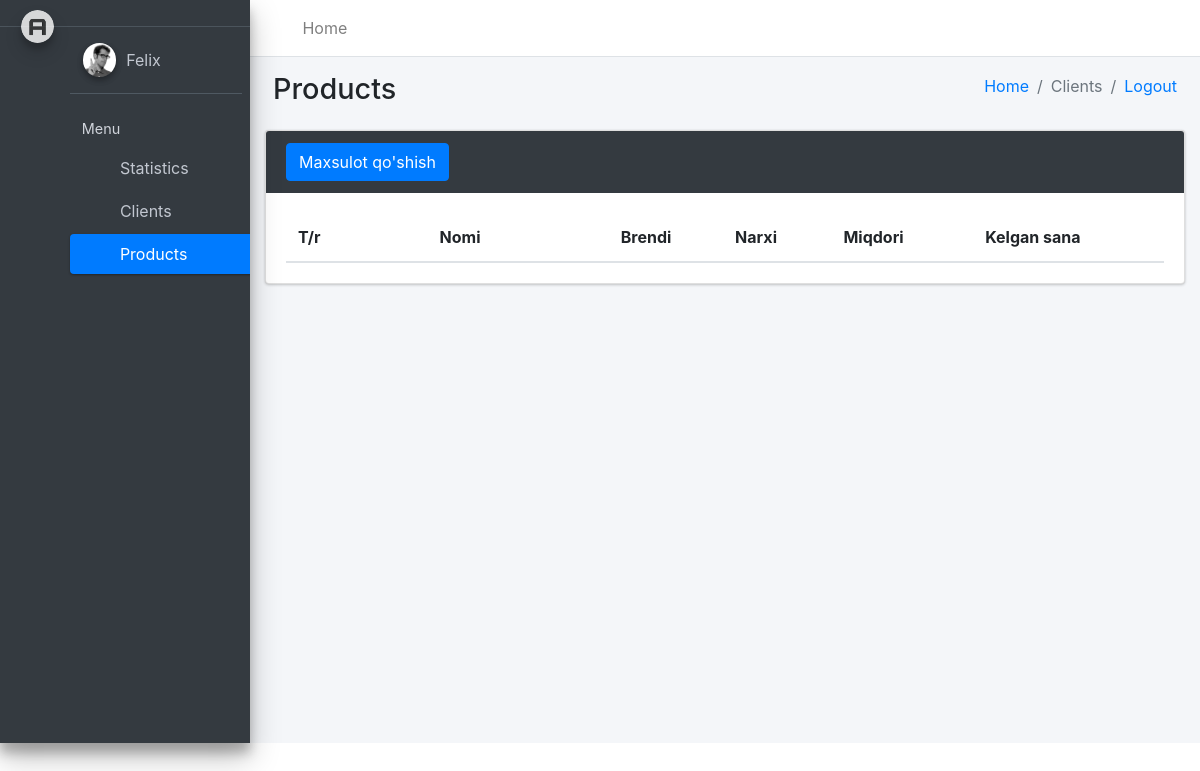
The page /asosiy/mahsulotlar/ (signed in) on the database as committed earlier.
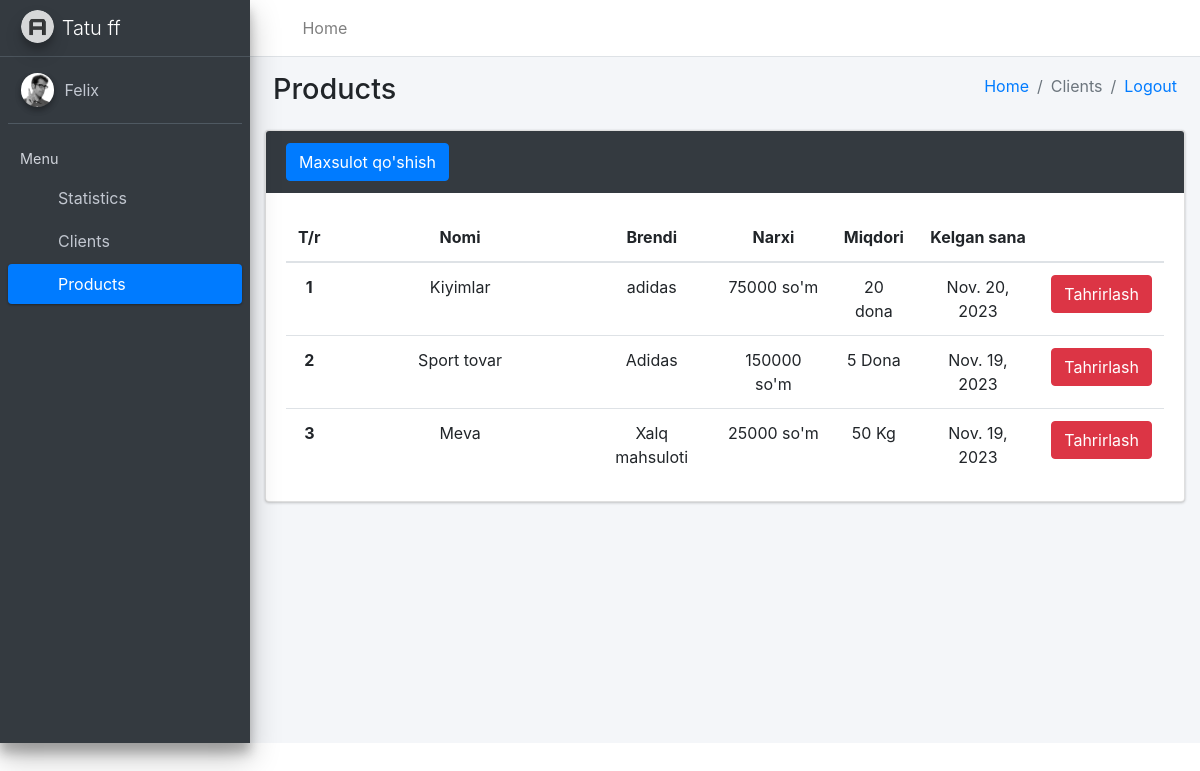
The same page on the database as committed later.
### accounts/models.py (models this page shows, shortened)
class Ombor(AbstractUser):
    ism = models.CharField(max_length=30, blank=True)
    nom = models.CharField(max_length=30, blank=True)
    manzil = models.CharField(max_length=30, blank=True)
    soha = models.CharField(max_length=30, blank=True)
    tel = models.CharField(max_length=30, blank=True)

### asosiy/models.py (models this page shows, shortened)
class Mahsulot(models.Model):
    nom = models.CharField(max_length=50)
    brend = models.CharField(max_length=50)
    olchov = models.CharField(max_length=50)
    narx = models.PositiveIntegerField()
    miqdor = models.PositiveSmallIntegerField()
    kelgan_sana = models.DateField(null=True, blank=True)
    ombor = models.ForeignKey(Ombor, on_delete=models.CASCADE)

### asosiy/views.py (the view, shortened to what this page needs)
# urls.py: path("mahsulotlar/", MahsulotlarView.as_view()),
class MahsulotlarView(View):
    def get(self, request):
        content = {
            "mahsulotlar": Mahsulot.objects.filter(ombor=request.user),
            "nom": request.user.nom.capitalize()
        }
        return render(request, "products.html", content)

### templates/products.html (shortened to what the changed rows need)
<!DOCTYPE html>
<html lang="en">
<head>
    {% load static %}
  <link rel="stylesheet" href="{% static 'plugins/fontawesome-free/css/all.min.css' %}">
  <link rel="stylesheet" href="{% static 'https://code.ionicframework.com/ionicons/2.0.1/css/ionicons.min.css' %}">
  <link rel="stylesheet" href="{% static 'dist/css/adminlte.min.css' %}">
  <link rel="stylesheet" href="{% static 'https://maxcdn.bootstrapcdn.com/bootstrap/4.5.2/css/bootstrap.min.css' %}">
</head>
<body class="hold-transition sidebar-mini">
<div class="wrapper">
  <aside class="main-sidebar sidebar-dark-primary elevation-4">
    <a href="../index.html" class="brand-link">
      <img src="{% static 'dist/img/AdminLTELogo.png' %}" alt="AdminLTE Logo" class="brand-image img-circle elevation-3" style="opacity: .8">
      <span class="brand-text font-weight-light">{{ nom }}</span>
    </a>
  </aside>
  <div class="content-wrapper">
    <div class="content-header">
      <div class="container-fluid">
        <div class="row mb-2">
          <div class="col-sm-6">
            <h1 class="m-0">Products</h1>
          </div>
        </div>
      </div>
    </div>
    <div class="col-md-12">
        <div class="card card-dark">
            <div class="card-body">
                <table class="table" style="text-align: center;">
                    <thead>
                        <tr>
                            <th scope="col" style="width: 15px">T/r</th>
                            <th scope="col" style="width: 255px; text-align: center;">Nomi</th>
                            <th scope="col" style="text-align: center;">Brendi</th>
                            <th scope="col" style="text-align: center;">Narxi</th>
                            <th scope="col" style="text-align: center;">Miqdori</th>
                            <th scope="col" style="text-align: center;">Kelgan sana</th>
                            <th scope="col" style="text-align: center;"></th>
                        </tr>
                    </thead>
                    <tbody>
                    {% for mahsulot in mahsulotlar %}
                        <tr>
                            <th scope="row">{{ forloop.counter }}</th>
                            <td>{{ mahsulot.nom }}</td>
                            <td>{{ mahsulot.brend }}</td>
                            <td>{{ mahsulot.narx }} so'm</td>
                            <td>{{ mahsulot.miqdor }} {{ mahsulot.olchov }}</td>
                            <td>{{ mahsulot.kelgan_sana }}</td>
                            <td><a href="/asosiy/mahsulotlar_update/{{ mahsulot.id }}/"><button type="submit" class="btn btn-danger" data-toggle="modal">Tahrirlash</button></a></td>
                        </tr>
                    {% endfor %}
                    </tbody>
                </table>
            </div>
        </div>
    </div>
</body>
</html>

Rows that differ between the two databases and show on the page:
now on this page (row edited): Ombor: nom "Tatu ff"
added Mahsulot: nom "Kiyimlar", brend "adidas", narx "75000", miqdor "20", olchov "dona", kelgan_sana "Nov. 20, 2023"
added Mahsulot: nom "Sport tovar", brend "Adidas", narx "150000", miqdor "5", olchov "Dona", kelgan_sana "Nov. 19, 2023"
added Mahsulot: nom "Meva", brend "Xalq mahsuloti", narx "25000", miqdor "50", olchov "Kg", kelgan_sana "Nov. 19, 2023"
